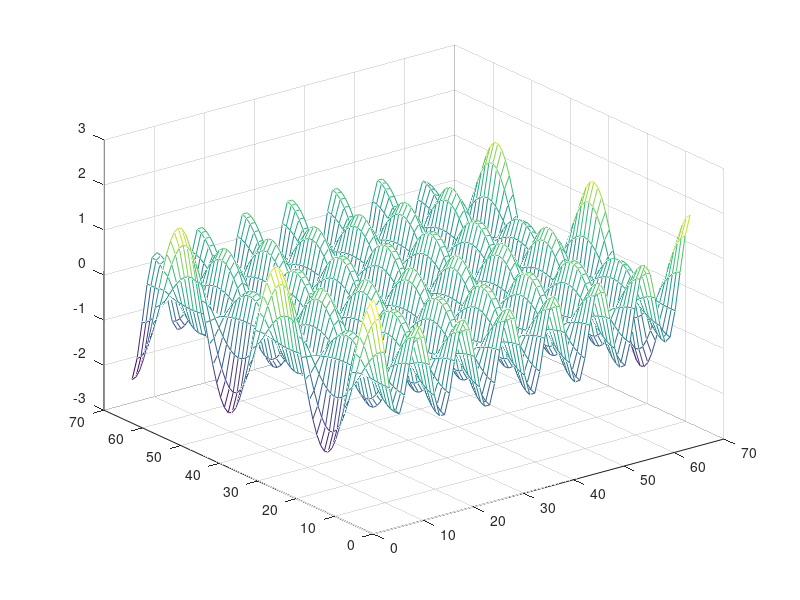

Source code (MATLAB):
%%%%%%%%%%%%%%%%%%%%%%%%%%
%%test
% FFT Cosinus pour Neumann
%%%%%%%%%%%%%%%%%%%%%%%%%%

clear all
close all


n=62;
h=1/(n+1);
N=n+2;
x=0:h:1;y=x;
[X,Y]=meshgrid(x,y);

ar1=X.*(X-1);
ar2=Y.*(Y-1);
ar=ar1.*ar2;
fa=16;
fapi=fa*pi;
U=cos(fapi*ar);

d1=-fapi*(2*X-1).*ar2.*sin(fapi*ar);
d2=-fapi*(2*Y-1).*ar1.*sin(fapi*ar);
d11=-2*fapi*ar2.*sin(fapi*ar)-fapi^2*(2*X-1).^2.*ar2.^2*cos(fapi*ar);
d22=-2*fapi*ar1.*sin(fapi*ar)-fapi^2*(2*Y-1).^2.*ar1.^2*cos(fapi*ar);

F=U-d11-d22;

k=14;m=5;
U=cos(k*pi*X).*cos(m*pi*Y);
d11=-pi^2*k^2*U;
d22=-pi^2*m^2*U;
F=U-d11-d22;

%
%resolution
%
f=F;%zeros(N,N);
  %spectre de la matrice
  K=1-2*(cos(pi*(0:N-1)'*ones(1,N)*h)+cos(pi*ones(N,1)*(0:N-1)*h)-2)/h^2;
  fhat=dct(dct(f)')';
  uhat=fhat./K;
  u1=idct(idct(uhat)')';
  
  s=max(max(u1))
  max(max(U-u1/s))/h
  mesh(U)
  pause
  mesh(u1)

